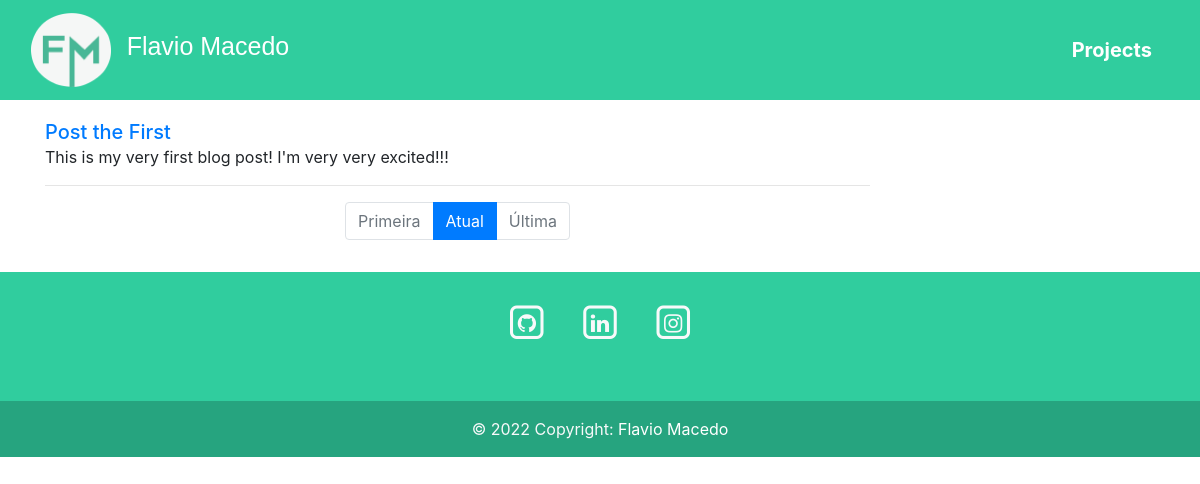
Page /projects on the earlier database version.
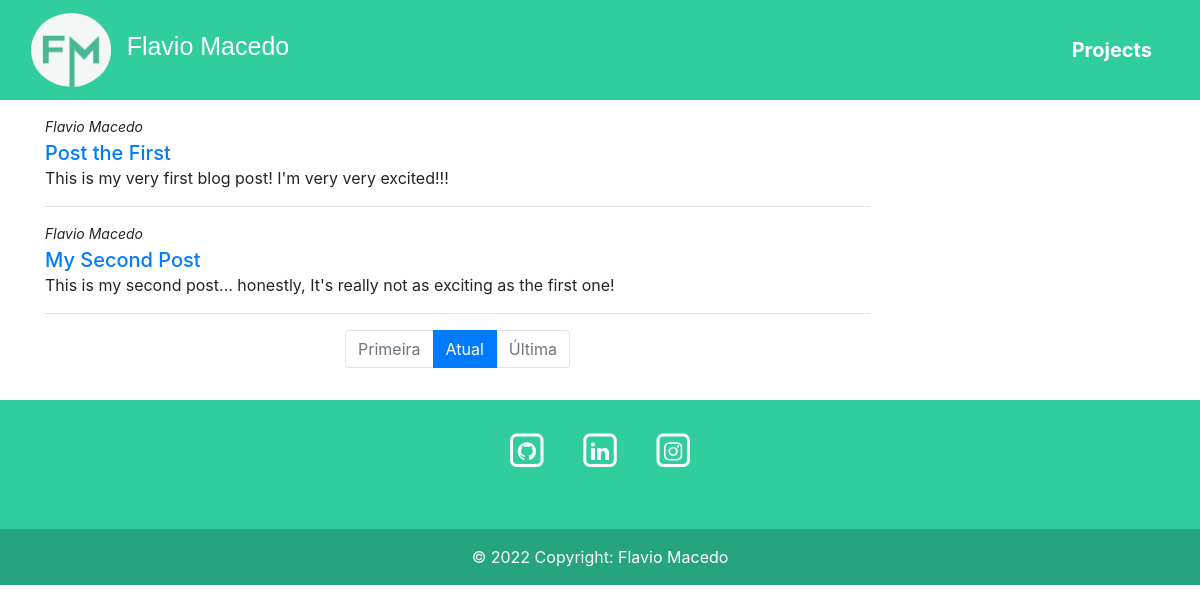
Same page on the later database version.
### blog/models.py (models this page shows, shortened)
class Post(models.Model):
    title = models.CharField(max_length=255)
    author = models.ForeignKey(User, on_delete=models.CASCADE)
    body = models.TextField()

### blog/views.py (the view)
# urls.py: path('projects', views.HomeView.as_view(), name="project"),
class HomeView(ListView):
    model = Post
    template_name = 'project.html'

### blog/templates/project.html
{% extends 'base.html' %}
{% load static %}
{% block 'head' %}
    <link rel="stylesheet" href="{% static 'blog/css/home.css' %}">
{% endblock 'head' %}
{% block 'body' %}
    <main class="container my-3">
        <div class="row">
            <div class="col-md-9 border-md-right border-sm-right-0">
                {% for post in object_list %}
                    <div class="">
                        <p class="font-italic small mb-1">{{post.author.first_name}} {{post.author.last_name}}</p>
                        <a href="{% url 'article-detail' post.pk %}" class="taglink text-decoration-none h5 mb-0">
                            {{ post.title }}
                        </a>
                        <p class="mb-1">{{ post.body }}</p>
                    </div>
                    <hr>
                {% endfor %}
                <nav>
                    <ul class="pagination justify-content-center">
                        <li class="page-item disabled">
                            <a class="page-link" href="#">Primeira</a>
                        </li>
                        <li class="page-item active">
                            <a class="page-link" href="#">Atual</a>
                        </li>
                        <li class="page-item disabled">
                            <a class="page-link" href="#">Última</a>
                        </li>
                    </ul>
                </nav>
            </div>
        </div>
    </main>
{% endblock 'body' %}

### templates/base.html (shortened to what this page needs)
{% load static %}
<!DOCTYPE html>
<html lang="pt-BR">
<head>
    {% block 'head' %}{% endblock 'head' %}
    <link rel="stylesheet" href="https://cdn.jsdelivr.net/npm/bootstrap@4.6.1/dist/css/bootstrap.min.css">
    <link href="https://maxcdn.bootstrapcdn.com/font-awesome/4.5.0/css/font-awesome.min.css" rel="stylesheet" />
</head>
<body>
    <nav class="navbar navbar-expand-lg navbar-dark bg_navbar">
        <a href="{% url 'index' %}" class="navbar-brand">
            <div class="container">
                <img src="{% static 'blog/img/logo.png' %}" width="80">&nbsp
                <h3 class="font_logo">Flavio Macedo</h3>
            </div>
        </a>
        <div class="collapse navbar-collapse" id="navbarCollapse">
            <ul class="navbar-nav ml-auto">
                <li class="nav-item active">
                    <a href="{% url 'project' %}" class="nav-link lead mr-4 font-weight-bold">Projects</a>
                </li>
            </ul>
        </div>
    </nav>
    {% block 'body' %}{% endblock 'body' %}
    {% block 'footer' %}
        <footer class="bg_navbar text-center text-light">
            <div class="container p-4 pb-0">
                <section class="mb-4">
                    <link href="https://maxcdn.bootstrapcdn.com/font-awesome/4.5.0/css/font-awesome.min.css" rel="stylesheet" />
                    <div class="container">
                        <a href="https://github.com/Flaviohmm" class="btn btn-social-icon btn-github text-light" target="_blank">
                            <span class="fa-stack fa-lg">
                                <i class="fa fa-square-o fa-stack-2x"></i>
                                <i class="fa fa-github fa-stack-1x"></i>
                            </span>
                        </a>
                        <a href="https://www.linkedin.com/in/flavio-henrique-m2/" class="btn btn-social-icon btn-linkedin text-light" target="_blank">
                            <span class="fa-stack fa-lg">
                                <i class="fa fa-square-o fa-stack-2x"></i>
                                <i class="fa fa-linkedin fa-stack-1x"></i>
                            </span>
                        </a>
                        <a href="https://www.instagram.com/flavio.hm2/" class="btn btn-social-icon btn-instagram text-light" target="_blank">
                            <span class="fa-stack fa-lg">
                                <i class="fa fa-square-o fa-stack-2x"></i>
                                <i class="fa fa-instagram fa-stack-1x"></i>
                            </span>
                        </a>
                    </div>
                </section>
            </div>
            <div class="text-center p-3" style="background-color: rgba(0, 0, 0, 0.2);">
                © 2022 Copyright:
                <a class="text-white" href="https://mdbootstrap.com/">Flavio Macedo</a>
            </div>
        </footer>
    {% endblock 'footer' %}
</body>
</html>

### templates/static/blog/css/home.css (style rules this page uses)
.bg_navbar { background-color: #30CD9E; }
.font_logo { font-family: 'Poppins', sans-serif; font-size: 25px; display: inline; margin-left: 10px; }

Differences in the rows shown:
changed through a linked row, Post "Post the First": author.first_name (not shown) → "Flavio"; author.last_name (not shown) → "Macedo"
added Post: author.first_name "Flavio", author.last_name "Macedo", title "My Second Post", body "This is my second post... honestly, It's really not as exciting as the first one!"
